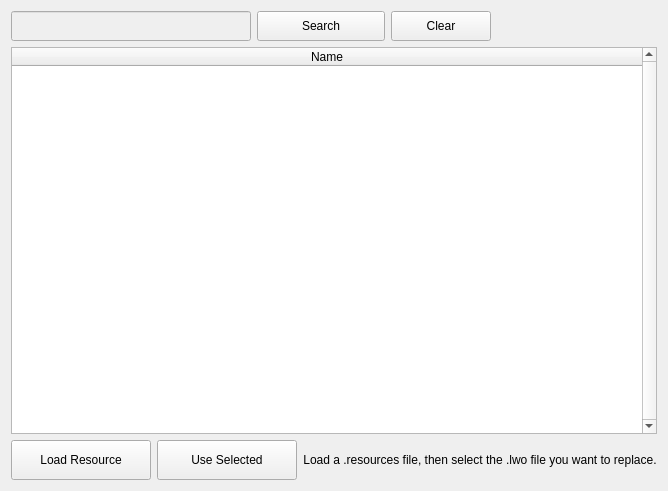
<?xml version="1.0" encoding="UTF-8"?>
<ui version="4.0">
 <class>ResourceForm</class>
 <widget class="QWidget" name="ResourceForm">
  <property name="geometry">
   <rect>
    <x>0</x>
    <y>0</y>
    <width>667</width>
    <height>491</height>
   </rect>
  </property>
  <property name="sizePolicy">
   <sizepolicy hsizetype="Minimum" vsizetype="Minimum">
    <horstretch>0</horstretch>
    <verstretch>0</verstretch>
   </sizepolicy>
  </property>
  <property name="minimumSize">
   <size>
    <width>0</width>
    <height>0</height>
   </size>
  </property>
  <property name="windowTitle">
   <string>Choose a model to replace:</string>
  </property>
  <layout class="QGridLayout" name="gridLayout">
   <item row="0" column="0">
    <layout class="QHBoxLayout" name="horizontalLayout_3">
     <item>
      <widget class="QLineEdit" name="inputSearch">
       <property name="enabled">
        <bool>false</bool>
       </property>
       <property name="sizePolicy">
        <sizepolicy hsizetype="Minimum" vsizetype="Fixed">
         <horstretch>0</horstretch>
         <verstretch>0</verstretch>
        </sizepolicy>
       </property>
       <property name="minimumSize">
        <size>
         <width>240</width>
         <height>30</height>
        </size>
       </property>
       <property name="maxLength">
        <number>1024</number>
       </property>
      </widget>
     </item>
     <item>
      <widget class="QPushButton" name="btnSearch">
       <property name="enabled">
        <bool>true</bool>
       </property>
       <property name="sizePolicy">
        <sizepolicy hsizetype="Minimum" vsizetype="Minimum">
         <horstretch>0</horstretch>
         <verstretch>0</verstretch>
        </sizepolicy>
       </property>
       <property name="minimumSize">
        <size>
         <width>100</width>
         <height>30</height>
        </size>
       </property>
       <property name="text">
        <string>Search</string>
       </property>
      </widget>
     </item>
     <item>
      <widget class="QPushButton" name="btnClear">
       <property name="sizePolicy">
        <sizepolicy hsizetype="Minimum" vsizetype="Minimum">
         <horstretch>1</horstretch>
         <verstretch>0</verstretch>
        </sizepolicy>
       </property>
       <property name="minimumSize">
        <size>
         <width>100</width>
         <height>30</height>
        </size>
       </property>
       <property name="maximumSize">
        <size>
         <width>100</width>
         <height>30</height>
        </size>
       </property>
       <property name="text">
        <string>Clear</string>
       </property>
      </widget>
     </item>
     <item alignment="Qt::AlignRight">
      <widget class="QLabel" name="labelStatus">
       <property name="minimumSize">
        <size>
         <width>160</width>
         <height>30</height>
        </size>
       </property>
       <property name="text">
        <string/>
       </property>
       <property name="alignment">
        <set>Qt::AlignRight|Qt::AlignTrailing|Qt::AlignVCenter</set>
       </property>
       <property name="margin">
        <number>5</number>
       </property>
       <property name="indent">
        <number>15</number>
       </property>
      </widget>
     </item>
    </layout>
   </item>
   <item row="1" column="0">
    <widget class="QTableWidget" name="tableWidget">
     <property name="sizePolicy">
      <sizepolicy hsizetype="Expanding" vsizetype="Expanding">
       <horstretch>0</horstretch>
       <verstretch>0</verstretch>
      </sizepolicy>
     </property>
     <property name="minimumSize">
      <size>
       <width>200</width>
       <height>200</height>
      </size>
     </property>
     <property name="maximumSize">
      <size>
       <width>2000</width>
       <height>2000</height>
      </size>
     </property>
     <property name="autoFillBackground">
      <bool>false</bool>
     </property>
     <property name="frameShape">
      <enum>QFrame::StyledPanel</enum>
     </property>
     <property name="frameShadow">
      <enum>QFrame::Sunken</enum>
     </property>
     <property name="verticalScrollBarPolicy">
      <enum>Qt::ScrollBarAlwaysOn</enum>
     </property>
     <property name="horizontalScrollBarPolicy">
      <enum>Qt::ScrollBarAlwaysOff</enum>
     </property>
     <property name="sizeAdjustPolicy">
      <enum>QAbstractScrollArea::AdjustIgnored</enum>
     </property>
     <property name="autoScroll">
      <bool>false</bool>
     </property>
     <property name="editTriggers">
      <set>QAbstractItemView::NoEditTriggers</set>
     </property>
     <property name="dragDropOverwriteMode">
      <bool>false</bool>
     </property>
     <property name="alternatingRowColors">
      <bool>true</bool>
     </property>
     <property name="selectionMode">
      <enum>QAbstractItemView::SingleSelection</enum>
     </property>
     <property name="selectionBehavior">
      <enum>QAbstractItemView::SelectRows</enum>
     </property>
     <property name="sortingEnabled">
      <bool>true</bool>
     </property>
     <property name="wordWrap">
      <bool>false</bool>
     </property>
     <property name="columnCount">
      <number>1</number>
     </property>
     <attribute name="horizontalHeaderMinimumSectionSize">
      <number>60</number>
     </attribute>
     <attribute name="horizontalHeaderShowSortIndicator" stdset="0">
      <bool>false</bool>
     </attribute>
     <attribute name="horizontalHeaderStretchLastSection">
      <bool>true</bool>
     </attribute>
     <attribute name="verticalHeaderVisible">
      <bool>false</bool>
     </attribute>
     <attribute name="verticalHeaderMinimumSectionSize">
      <number>18</number>
     </attribute>
     <attribute name="verticalHeaderDefaultSectionSize">
      <number>18</number>
     </attribute>
     <column>
      <property name="text">
       <string>Name</string>
      </property>
      <property name="toolTip">
       <string/>
      </property>
      <property name="whatsThis">
       <string/>
      </property>
     </column>
    </widget>
   </item>
   <item row="2" column="0">
    <layout class="QHBoxLayout" name="horizontalLayout_2">
     <item>
      <widget class="QPushButton" name="btnLoadResource">
       <property name="sizePolicy">
        <sizepolicy hsizetype="Minimum" vsizetype="Fixed">
         <horstretch>0</horstretch>
         <verstretch>0</verstretch>
        </sizepolicy>
       </property>
       <property name="minimumSize">
        <size>
         <width>140</width>
         <height>40</height>
        </size>
       </property>
       <property name="maximumSize">
        <size>
         <width>140</width>
         <height>40</height>
        </size>
       </property>
       <property name="baseSize">
        <size>
         <width>200</width>
         <height>40</height>
        </size>
       </property>
       <property name="text">
        <string>Load Resource</string>
       </property>
      </widget>
     </item>
     <item>
      <widget class="QPushButton" name="btnReplaceLWO">
       <property name="sizePolicy">
        <sizepolicy hsizetype="Minimum" vsizetype="Fixed">
         <horstretch>0</horstretch>
         <verstretch>0</verstretch>
        </sizepolicy>
       </property>
       <property name="minimumSize">
        <size>
         <width>140</width>
         <height>40</height>
        </size>
       </property>
       <property name="maximumSize">
        <size>
         <width>140</width>
         <height>40</height>
        </size>
       </property>
       <property name="text">
        <string>Use Selected</string>
       </property>
      </widget>
     </item>
     <item>
      <widget class="QLabel" name="label">
       <property name="text">
        <string>Load a .resources file, then select the .lwo file you want to replace.</string>
       </property>
       <property name="alignment">
        <set>Qt::AlignCenter</set>
       </property>
      </widget>
     </item>
    </layout>
   </item>
  </layout>
 </widget>
 <resources/>
 <connections/>
</ui>
